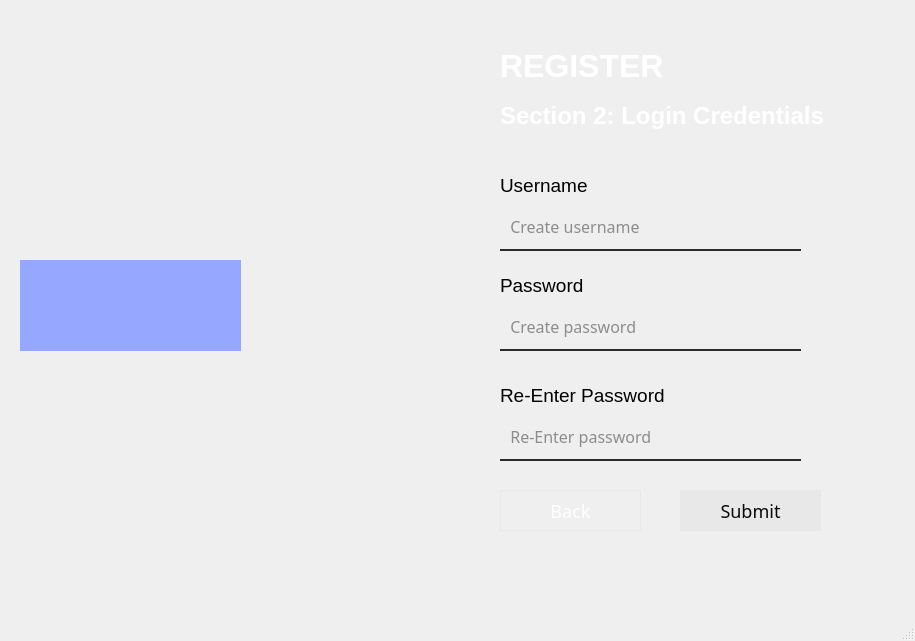
<?xml version="1.0" encoding="UTF-8"?>
<ui version="4.0">
 <class>Register2</class>
 <widget class="QMainWindow" name="Register2">
  <property name="geometry">
   <rect>
    <x>0</x>
    <y>0</y>
    <width>915</width>
    <height>641</height>
   </rect>
  </property>
  <property name="windowTitle">
   <string>MainWindow</string>
  </property>
  <widget class="QWidget" name="centralwidget">
   <widget class="QLabel" name="label_3">
    <property name="geometry">
     <rect>
      <x>20</x>
      <y>260</y>
      <width>221</width>
      <height>91</height>
     </rect>
    </property>
    <property name="styleSheet">
     <string notr="true">background-color: rgb(149, 167, 255);</string>
    </property>
    <property name="text">
     <string/>
    </property>
    <property name="pixmap">
     <pixmap>images/PoCoH.png</pixmap>
    </property>
    <property name="scaledContents">
     <bool>true</bool>
    </property>
   </widget>
   <widget class="QLabel" name="label">
    <property name="geometry">
     <rect>
      <x>0</x>
      <y>0</y>
      <width>921</width>
      <height>601</height>
     </rect>
    </property>
    <property name="text">
     <string/>
    </property>
    <property name="pixmap">
     <pixmap>images/login-bg.png</pixmap>
    </property>
    <property name="scaledContents">
     <bool>true</bool>
    </property>
   </widget>
   <widget class="QLabel" name="label_9">
    <property name="geometry">
     <rect>
      <x>500</x>
      <y>50</y>
      <width>371</width>
      <height>31</height>
     </rect>
    </property>
    <property name="font">
     <font>
      <pointsize>24</pointsize>
      <bold>true</bold>
      <kerning>true</kerning>
     </font>
    </property>
    <property name="styleSheet">
     <string notr="true">color: rgb(255, 255, 255);</string>
    </property>
    <property name="text">
     <string>REGISTER</string>
    </property>
   </widget>
   <widget class="QLabel" name="label_13">
    <property name="geometry">
     <rect>
      <x>500</x>
      <y>100</y>
      <width>391</width>
      <height>31</height>
     </rect>
    </property>
    <property name="font">
     <font>
      <pointsize>18</pointsize>
      <bold>true</bold>
      <kerning>true</kerning>
     </font>
    </property>
    <property name="styleSheet">
     <string notr="true">color: rgb(255, 255, 255);</string>
    </property>
    <property name="text">
     <string>Section 2: Login Credentials</string>
    </property>
   </widget>
   <widget class="QLineEdit" name="tusername">
    <property name="geometry">
     <rect>
      <x>500</x>
      <y>210</y>
      <width>301</width>
      <height>41</height>
     </rect>
    </property>
    <property name="font">
     <font>
      <family>Poppins</family>
      <pointsize>12</pointsize>
      <italic>false</italic>
      <bold>false</bold>
     </font>
    </property>
    <property name="styleSheet">
     <string notr="true">background-color:rgba(0, 0, 0, 0);
font: 12pt &quot;Poppins&quot;;
border-bottom:2px solid #2a2a2a;
border-radius: 30px;
color:#2a2a2a;
padding-bottom:7px;</string>
    </property>
    <property name="placeholderText">
     <string>  Create username</string>
    </property>
   </widget>
   <widget class="QLabel" name="label_5">
    <property name="geometry">
     <rect>
      <x>500</x>
      <y>170</y>
      <width>151</width>
      <height>31</height>
     </rect>
    </property>
    <property name="font">
     <font>
      <pointsize>14</pointsize>
     </font>
    </property>
    <property name="text">
     <string>Username</string>
    </property>
   </widget>
   <widget class="QPushButton" name="bback">
    <property name="geometry">
     <rect>
      <x>500</x>
      <y>490</y>
      <width>141</width>
      <height>41</height>
     </rect>
    </property>
    <property name="font">
     <font>
      <family>Poppins</family>
      <pointsize>-1</pointsize>
      <italic>false</italic>
      <bold>false</bold>
     </font>
    </property>
    <property name="styleSheet">
     <string notr="true">QPushButton#bback{
	font: 14pt &quot;Poppins&quot;;
 color: #ffffff;
 font-size: 18px;
 border-radius: 0.5em;
 border: 1px solid #e8e8e8;
}

QPushButton#bback:hover {
 border: 1px solid white;
color:#090909;
 background: #e8e8e8;
}
</string>
    </property>
    <property name="text">
     <string>Back</string>
    </property>
   </widget>
   <widget class="QLabel" name="label_8">
    <property name="geometry">
     <rect>
      <x>500</x>
      <y>380</y>
      <width>191</width>
      <height>31</height>
     </rect>
    </property>
    <property name="font">
     <font>
      <pointsize>14</pointsize>
     </font>
    </property>
    <property name="text">
     <string>Re-Enter Password</string>
    </property>
   </widget>
   <widget class="QLineEdit" name="tpass">
    <property name="geometry">
     <rect>
      <x>500</x>
      <y>310</y>
      <width>301</width>
      <height>41</height>
     </rect>
    </property>
    <property name="font">
     <font>
      <family>Poppins</family>
      <pointsize>12</pointsize>
      <italic>false</italic>
      <bold>false</bold>
     </font>
    </property>
    <property name="styleSheet">
     <string notr="true">background-color:rgba(0, 0, 0, 0);
font: 12pt &quot;Poppins&quot;;
border-bottom:2px solid #2a2a2a;
border-radius: 30px;
color:#2a2a2a;
padding-bottom:7px;</string>
    </property>
    <property name="echoMode">
     <enum>QLineEdit::Password</enum>
    </property>
    <property name="placeholderText">
     <string>  Create password</string>
    </property>
   </widget>
   <widget class="QPushButton" name="bsubmit">
    <property name="geometry">
     <rect>
      <x>680</x>
      <y>490</y>
      <width>141</width>
      <height>41</height>
     </rect>
    </property>
    <property name="font">
     <font>
      <family>Poppins</family>
      <pointsize>-1</pointsize>
      <italic>false</italic>
      <bold>false</bold>
     </font>
    </property>
    <property name="styleSheet">
     <string notr="true">QPushButton#bsubmit{
font: 14pt &quot;Poppins&quot;;
 color: #090909;
 font-size: 18px;
 border-radius: 0.5em;
 background: #e8e8e8;
 border: 1px solid #e8e8e8;
}

QPushButton#bsubmit:hover {
 border: 1px solid white;
}
</string>
    </property>
    <property name="text">
     <string>Submit</string>
    </property>
   </widget>
   <widget class="QLabel" name="label_7">
    <property name="geometry">
     <rect>
      <x>500</x>
      <y>270</y>
      <width>151</width>
      <height>31</height>
     </rect>
    </property>
    <property name="font">
     <font>
      <pointsize>14</pointsize>
     </font>
    </property>
    <property name="text">
     <string>Password</string>
    </property>
   </widget>
   <widget class="QLineEdit" name="trepass">
    <property name="geometry">
     <rect>
      <x>500</x>
      <y>420</y>
      <width>301</width>
      <height>41</height>
     </rect>
    </property>
    <property name="font">
     <font>
      <family>Poppins</family>
      <pointsize>12</pointsize>
      <italic>false</italic>
      <bold>false</bold>
     </font>
    </property>
    <property name="styleSheet">
     <string notr="true">background-color:rgba(0, 0, 0, 0);
border-bottom:2px solid #2a2a2a;
font: 12pt &quot;Poppins&quot;;
border-radius: 30px;
color:#2a2a2a;
padding-bottom:7px;</string>
    </property>
    <property name="echoMode">
     <enum>QLineEdit::Password</enum>
    </property>
    <property name="placeholderText">
     <string>  Re-Enter password</string>
    </property>
   </widget>
   <zorder>label</zorder>
   <zorder>label_3</zorder>
   <zorder>label_9</zorder>
   <zorder>label_13</zorder>
   <zorder>tusername</zorder>
   <zorder>label_5</zorder>
   <zorder>bback</zorder>
   <zorder>label_8</zorder>
   <zorder>tpass</zorder>
   <zorder>bsubmit</zorder>
   <zorder>label_7</zorder>
   <zorder>trepass</zorder>
  </widget>
  <widget class="QMenuBar" name="menubar">
   <property name="geometry">
    <rect>
     <x>0</x>
     <y>0</y>
     <width>915</width>
     <height>22</height>
    </rect>
   </property>
  </widget>
  <widget class="QStatusBar" name="statusbar"/>
 </widget>
 <resources/>
 <connections/>
</ui>
